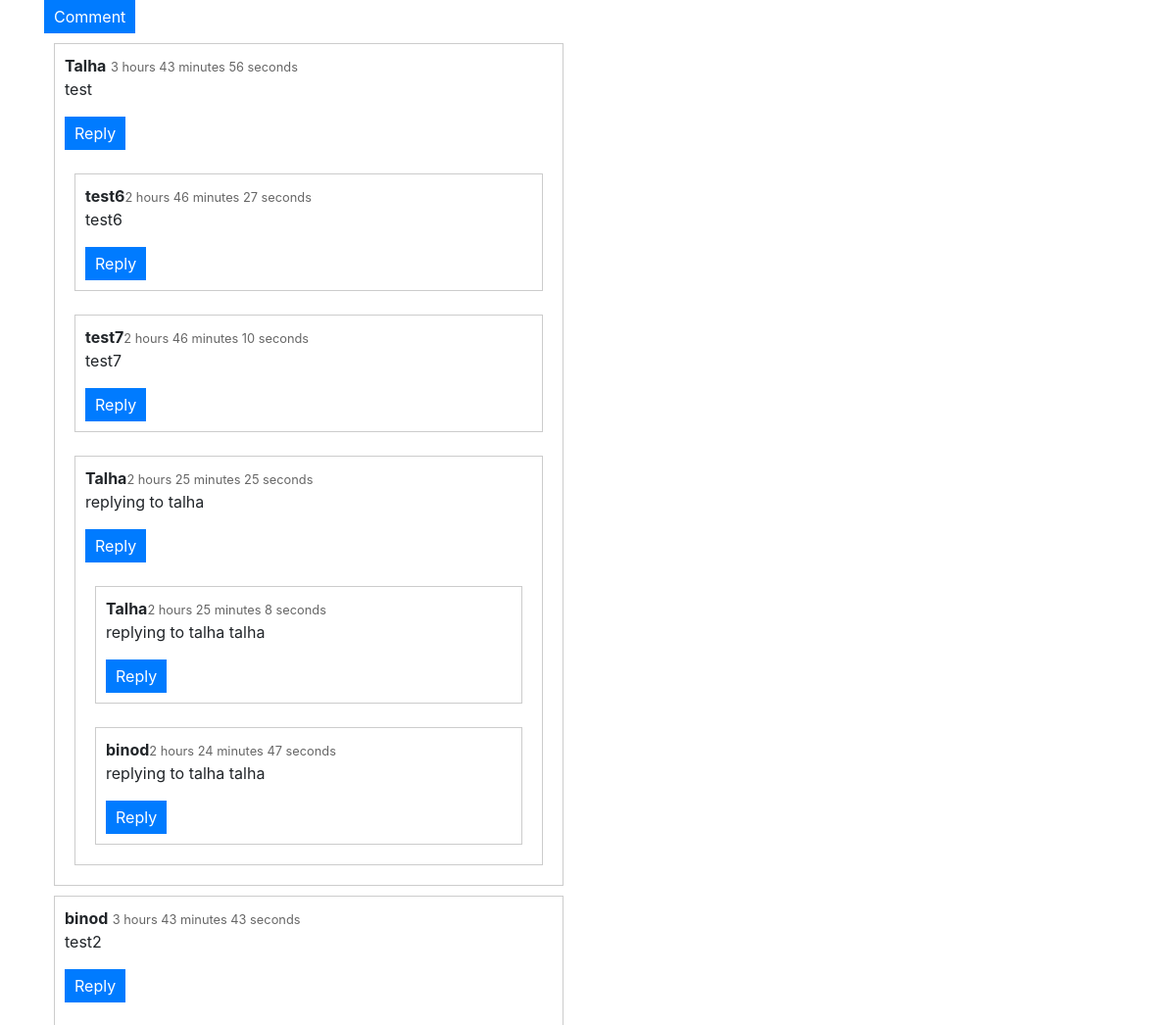
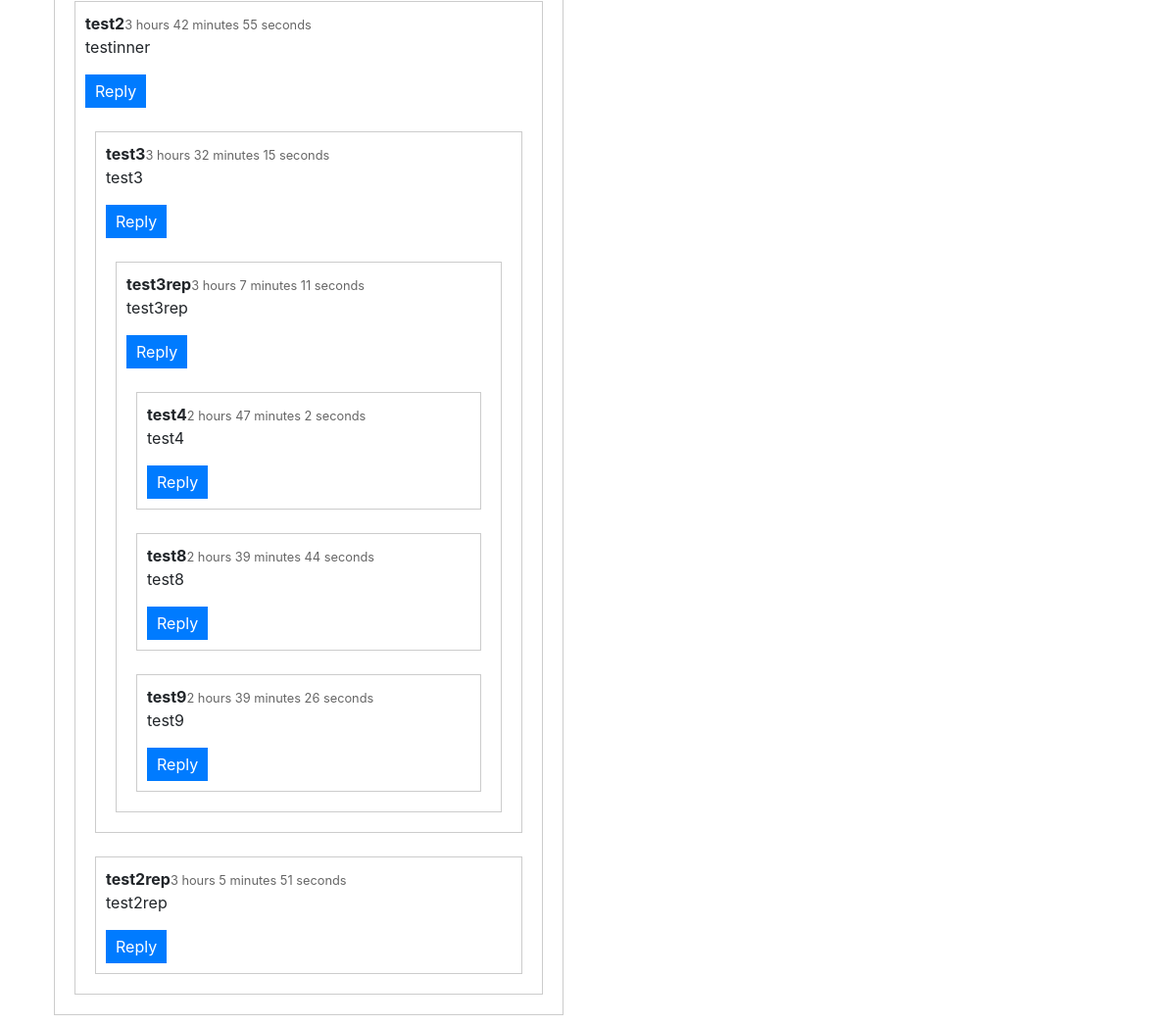
The page / on the database its author committed (2 pictures, top to bottom).
### tables this page shows
CREATE TABLE IF NOT EXISTS `comments` (
  `id` int NOT NULL AUTO_INCREMENT,
  `start_id` int NOT NULL,
  `parent_id` int NOT NULL,
  `AuthorName` varchar(255) DEFAULT NULL,
  `AuthorEmail` varchar(512) DEFAULT NULL,
  `CommentText` text,
  `CommentDate` datetime DEFAULT NULL,
  PRIMARY KEY (`id`)
);

### index.php (the view, shortened to what this page needs)
<?php
include_once 'connection.php';
function fetchReplies($cmtID, $mysqli) {
    $rquery = "SELECT * FROM `comments` WHERE parent_id = $cmtID";
    $rcomments = $mysqli->query($rquery);
    $html = '';
    while ($rcmt = $rcomments->fetch_assoc()) {
        $html .= '<div class="comment mt-4" data-parent="' . $rcmt['id'] . '">';
        $html .= '<span class="author">' . $rcmt['AuthorName'] . '</span>';
        $html .= '<span class="timestamp">' . timetohr($rcmt['CommentDate']) . '</span>';
        $html .= '<p>' . $rcmt['CommentText'] . '</p>';
        $html .= '<button class="reply-button">Reply</button>';
        $html .= fetchReplies($rcmt['id'], $mysqli);
        $html .= '</div>';
    }
    return $html;
}
function timetohr($time) {
    $commentDate = strtotime($time);
    $currentTime = time();
    $timeDiff = $currentTime - $commentDate;
    $hours = floor($timeDiff / 3600);
    $minutes = floor(($timeDiff % 3600) / 60);
    $seconds = $timeDiff % 60;
    $timeAgo = '';
    if ($hours > 0) {
        $timeAgo .= $hours . " hours ";
    }
    if ($minutes > 0) {
        $timeAgo .= $minutes . " minutes ";
    }
    if ($seconds > 0) {
        $timeAgo .= $seconds . " seconds";
    }
    return $timeAgo;
}
?>
<!DOCTYPE html>
<html>
<head>
    <link rel="stylesheet" href="https://maxcdn.bootstrapcdn.com/bootstrap/4.5.2/css/bootstrap.min.css">
</head>
<body>
    <div class="container">
        <div class="row">
            <div class="col-lg-6">
                <button class="cmt">Comment</button>
                <?php
                $query = "SELECT * FROM `comments` WHERE parent_id=0";
                $comments = $mysqli->query($query);
                if ($comments->num_rows > 0) {
                    while ($cmt = $comments->fetch_assoc()) {
                ?>
                        <div class="comment first" data-parent='<?php echo $cmt['id'] ?>' data-start='<?php echo $cmt['id'] ?>'>
                            <span class="author"><?php echo $cmt['AuthorName'] ?></span>
                            <span class="timestamp"><?php echo timetohr($cmt['CommentDate']) ?></span>
                            <p><?php echo $cmt['CommentText'] ?></p>
                            <button class="reply-button">Reply</button>
                            <?php echo fetchReplies($cmt['id'], $mysqli); ?>
                        </div>
                <?php
                    }
                }
                ?>
            </div>
            <div class="col-lg-6">
            </div>
        </div>
    </div>
</body>
</html>

### index.php (style rules this page uses)
.comment, .reply-form { border: 1px solid #ccc; padding: 10px; margin: 10px; box-sizing: border-box; }
.author { font-weight: bold; }
.timestamp { font-size: 0.8em; color: #666; }
.reply-button, .cmt, .rreply-button { background-color: #007bff; color: #fff; border: none; padding: 5px 10px; cursor: pointer; }
.mt-4 { margin-top: 35px; }

### rows shown on the page
comments: AuthorName "Talha", CommentDate "3 hours 43 minutes 56 seconds", CommentText "test"
comments: AuthorName "test6", CommentDate "2 hours 46 minutes 27 seconds", CommentText "test6"
comments: AuthorName "test7", CommentDate "2 hours 46 minutes 10 seconds", CommentText "test7"
comments: AuthorName "Talha", CommentDate "2 hours 25 minutes 25 seconds", CommentText "replying to talha"
comments: AuthorName "Talha", CommentDate "2 hours 25 minutes 8 seconds", CommentText "replying to talha talha"
comments: AuthorName "binod", CommentDate "2 hours 24 minutes 47 seconds", CommentText "replying to talha talha"
comments: AuthorName "binod", CommentDate "3 hours 43 minutes 43 seconds", CommentText "test2"
comments: AuthorName "test2", CommentDate "3 hours 42 minutes 55 seconds", CommentText "testinner"
comments: AuthorName "test3", CommentDate "3 hours 32 minutes 15 seconds", CommentText "test3"
comments: AuthorName "test3rep", CommentDate "3 hours 7 minutes 11 seconds", CommentText "test3rep"
comments: AuthorName "test4", CommentDate "2 hours 47 minutes 2 seconds", CommentText "test4"
comments: AuthorName "test8", CommentDate "2 hours 39 minutes 44 seconds", CommentText "test8"
comments: AuthorName "test9", CommentDate "2 hours 39 minutes 26 seconds", CommentText "test9"
comments: AuthorName "test2rep", CommentDate "3 hours 5 minutes 51 seconds", CommentText "test2rep"
